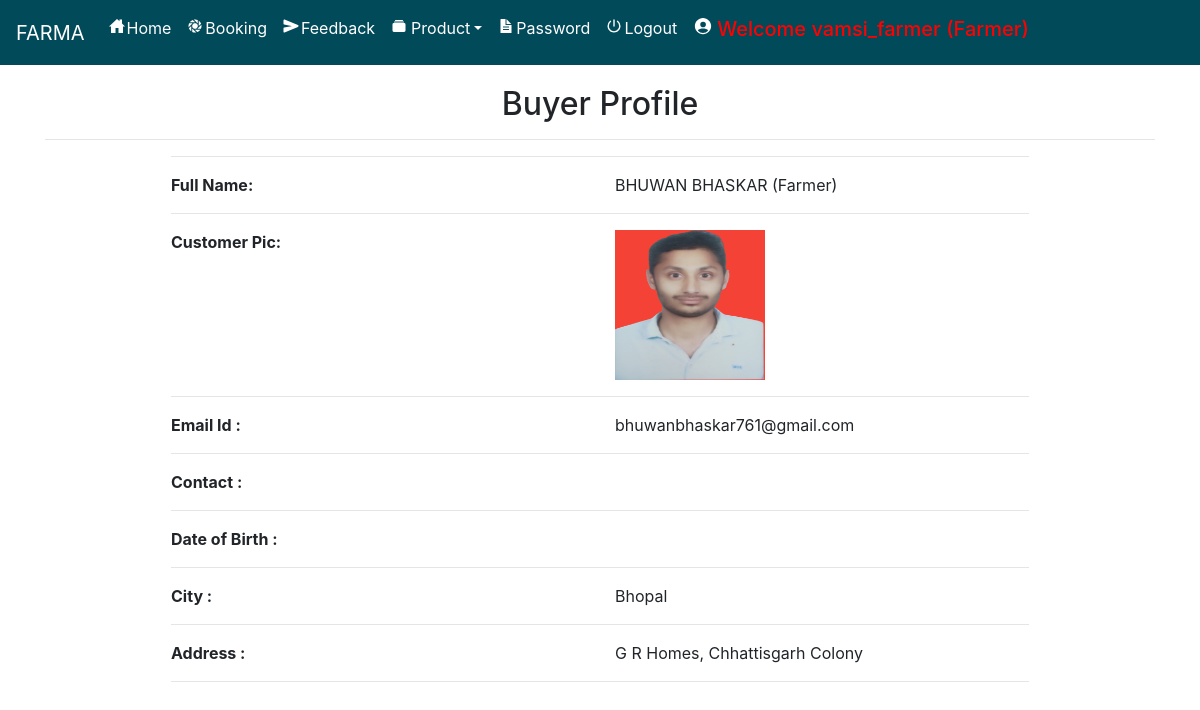
Page /profile/3 (signed in) on the committed database.
### farmerapp/models.py (models this page shows, shortened)
class Profile(models.Model):
    user = models.ForeignKey(User, on_delete=models.CASCADE, null=True)
    city = models.CharField(max_length=30, null=True)
    address = models.CharField(max_length=50, null=True)
    user_type = models.CharField(max_length=10, null=True)
    status =  models.CharField(max_length=30, null=True, default="Pending")
    image = models.FileField(null=True)

### farmerapp/views.py (the view)
# urls.py: path('profile/<int:pid>', profile, name='profile'),
def profile(request, pid):
    if not request.user.is_authenticated:
        return redirect('login')
    user = User.objects.get(id=pid)
    pro = Profile.objects.get(user=user)
    cart = Cart.objects.filter(profile=pro)
    num1 = 0
    total = 0
    for i in cart:
        total += i.product.price
        num1 += 1
    d={'pro':pro,'user':user,'num1':num1,'total':total}
    return render(request,'profile.html',d)

### farmerapp/templates/profile.html (shortened to what this page needs)
{% extends 'navigation.html' %}
{% load static %}
{% block body %}
<div class="container">
    <h2 style="margin-top:20px" align="center">{% if request.user.id == pro.user.id %}User Profile{% else %}Buyer Profile{% endif %}</h2><hr>
<div  class="container-fluid" style="width:80%;margin-bottom:5%">
    <hr><div class="row">
        <div class="col-md-6">
            <strong>Full Name:</strong>
        </div>
        <div class="col-md-6">
            {{pro.user.first_name}} {{pro.user.last_name}} {% if pro.user_type == 'Seller' %}(Farmer){% endif %}
        </div>
    </div><hr>
     <div class="row">
        <div class="col-md-6">
            <strong>Customer Pic:</strong>
        </div>
        <div class="col-md-6">
           <img src="{{pro.image.url}}" style="width:150px;height:150px">
        </div>
    </div><hr>
    <div class="row">
        <div class="col-md-6">
            <strong>Email Id :</strong>
        </div>
        <div class="col-md-6">
            {{pro.user.email}}
        </div>
    </div><hr>
     <div class="row">
        <div class="col-md-6">
            <strong>Contact :</strong>
        </div>
        <div class="col-md-6">
        </div>
     </div><hr>
    <div class="row">
        <div class="col-md-6">
            <strong>Date of Birth :</strong>
        </div>
        <div class="col-md-6">
        </div>
    </div><hr>
     <div class="row">
        <div class="col-md-6">
            <strong>City :</strong>
        </div>
        <div class="col-md-6">
            {{pro.city}}
        </div>
     </div><hr><div class="row">
        <div class="col-md-6">
            <strong>Address :</strong>
        </div>
        <div class="col-md-6">
            {{pro.address}}
        </div>
    </div><hr>
</div>
</div>
{% endblock %}

### farmerapp/templates/navigation.html (shortened to what this page needs)
<!DOCTYPE html>
<html lang="en">
<head>
    {% load static %}
     <link rel="stylesheet" href="https://maxcdn.bootstrapcdn.com/bootstrap/4.0.0/css/bootstrap.min.css">
  <link rel = stylesheet href = "//cdn.datatables.net/1.10.19/css/jquery.dataTables.min.css">
<link rel="stylesheet" href="https://cdnjs.cloudflare.com/ajax/libs/font-awesome/4.7.0/css/font-awesome.min.css">
</head>
<body style="background-color:white">
<nav class="navbar navbar-expand-sm" style="background-color:rgb(1, 74, 90)">
  <a class="navbar-brand" href="#" style="color:White">FARMA</a>
  <ul class="navbar-nav">
    {% if request.user.username %}
    {% if request.user.profile_set.all.0.user_type == "Seller" %}
    <li class="nav-item">
      <a class="nav-link" href="{% url 'home' %}" style="color:white"><ion-icon style="margin-right:2px" name="home-sharp"></ion-icon>Home</a>
    </li>
    <li class="nav-item">
      <a class="nav-link" href="{% url 'admin_viewBooking' %}" style="color:white"><ion-icon style="margin-right:2px" name="aperture"></ion-icon>Booking</a>
    </li>
    <li class="nav-item">
      <a class="nav-link" href="{% url 'send_feedback' request.user.id %}" style="color:white"><ion-icon style="margin-right:2px" name="send"></ion-icon>Feedback</a>
    </li>
    <li class="nav-item dropdown">
      <a class="nav-link dropdown-toggle" data-toggle="dropdown" href="#" role="button" aria-haspopup="true" aria-expanded="false" style="color:white"><ion-icon style="margin-right:4px" name="albums"></ion-icon>Product</a>
    </li>
    <li class="nav-item">
      <a class="nav-link" href="{% url 'change_password' %}" style="color:white"><ion-icon style="margin-right:2px" name="document-text-sharp"></ion-icon>Password</a>
    </li>
    {% endif %}
    {% endif %}
    {% if request.user.is_authenticated %}
    <li class="nav-item">
    <a class="nav-link" href="/logoutuser" style="color:white"><ion-icon style="margin-right:2px" name="power-sharp"></ion-icon>Logout</a>
    </li>
    {% if not request.user.is_staff %}
    <li class="nav-item">
      <a href="{% url 'profile' request.user.id %}"><h5 class="nav-link" style="color:red"><ion-icon style="margin-right:4px;color:white" name="person-circle-sharp"></ion-icon>Welcome {{request.user.username}} {% if request.user.profile_set.all.0.user_type == 'Seller' %}(Farmer){% endif %}</h5>
      </a></li>
    {% else %}
    <li class="nav-item">
      <h5  class="nav-link" style="color:red"><ion-icon style="margin-right:4px;color:white" name="person-circle-sharp"></ion-icon>Welcome {{request.user.username}} {% if request.user.profile_set.all.0.user_type == 'Seller' %}(Farmer){% endif %}</h5>
    </li>
    {% endif %}
    {% endif %}
    </ul>
</nav>
{% block body %}
{% endblock %}
</body></html>

### farmerapp/templates/navigation.html (style rules this page uses)
* { box-sizing: border-box; }

### rows in the picture
Profile: user.first_name "BHUWAN", user.last_name "BHASKAR", image (picture), user.email "bhuwanbhaskar761@gmail.com", city "Bhopal", address "G R Homes, Chhattisgarh Colony"

### other values in the picture
{{ request.user.username }} "vamsi_farmer"
